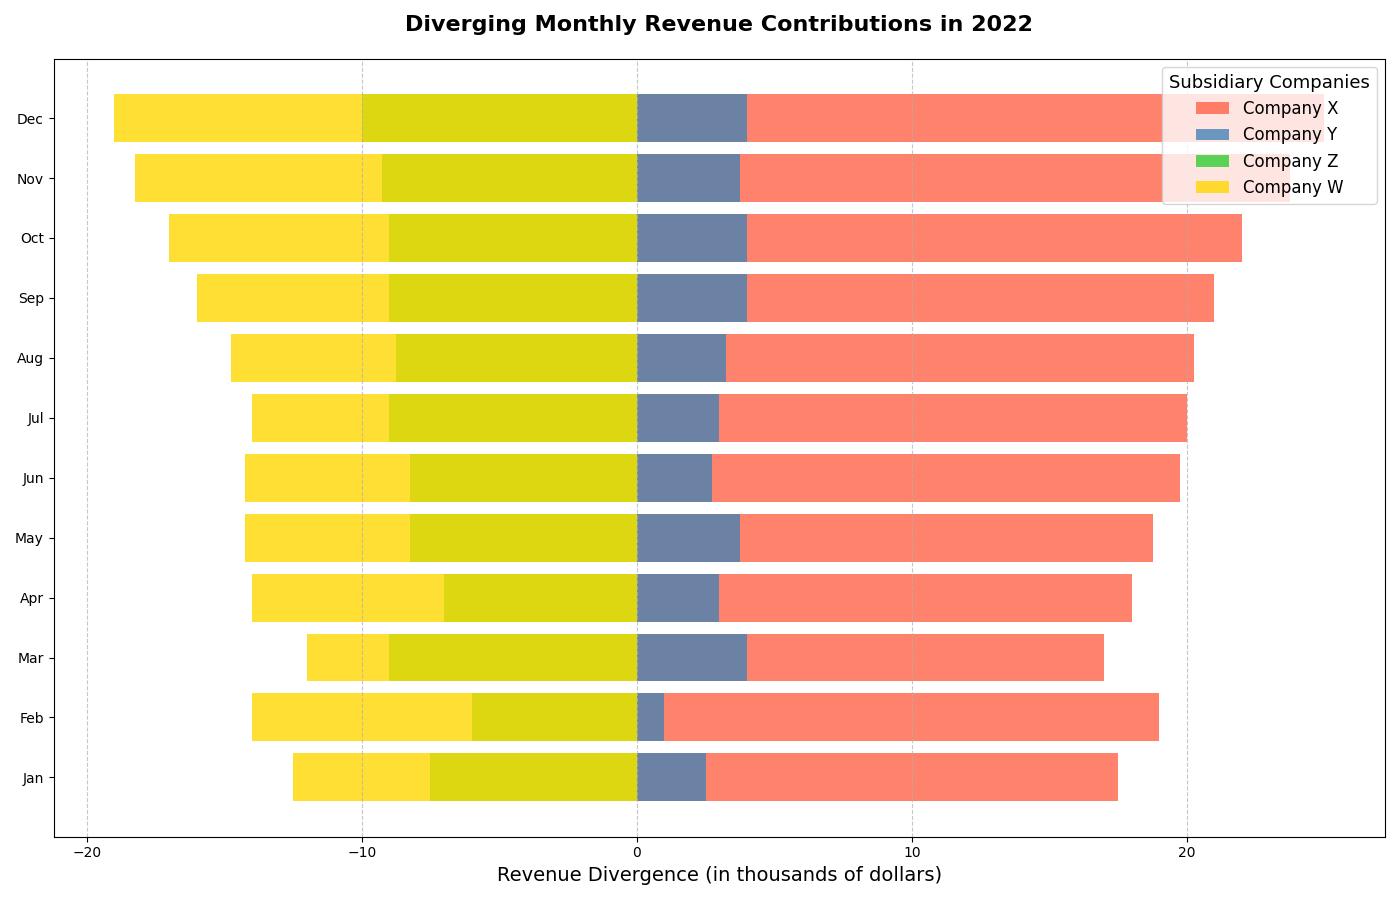

Write the Python code that produced this figure.
import matplotlib.pyplot as plt
import numpy as np

# Define the months and companies
months = ['Jan', 'Feb', 'Mar', 'Apr', 'May', 'Jun', 'Jul', 'Aug', 'Sep', 'Oct', 'Nov', 'Dec']
companies = ['Company X', 'Company Y', 'Company Z', 'Company W']

# Revenue data
company_x = [55, 60, 58, 62, 65, 68, 70, 72, 75, 78, 82, 85]
company_y = [40, 42, 45, 47, 50, 51, 53, 55, 58, 60, 62, 64]
company_z = [30, 35, 32, 37, 38, 40, 41, 43, 45, 47, 49, 50]
company_w = [25, 27, 29, 30, 32, 34, 36, 37, 38, 39, 40, 41]

# Calculate the mean combined revenue to use as a central axis
avg_revenue = [(c1 + c2 + c3 + c4) / 4 for c1, c2, c3, c4 in zip(company_x, company_y, company_z, company_w)]

# Colors for each company
colors = ['#FF6347', '#4682B4', '#32CD32', '#FFD700']

fig, ax = plt.subplots(figsize=(14, 9))
x_indexes = np.arange(len(months))
# Calculate the divergence from the average
for revenue, company, color in zip([company_x, company_y, company_z, company_w], companies, colors):
    divergence = [rev - avg for rev, avg in zip(revenue, avg_revenue)]
    ax.barh(x_indexes, divergence, label=company, color=color, alpha=0.8)

# Title and labels
ax.set_title('Diverging Monthly Revenue Contributions in 2022', fontsize=16, fontweight='bold', pad=20)
ax.set_xlabel('Revenue Divergence (in thousands of dollars)', fontsize=14)
ax.set_yticks(x_indexes)
ax.set_yticklabels(months)

# Legend
ax.legend(title='Subsidiary Companies', loc='upper right', fontsize=12, title_fontsize='13')

# Add grid for improved readability
plt.grid(axis='x', linestyle='--', alpha=0.7)

plt.tight_layout()
plt.show()
